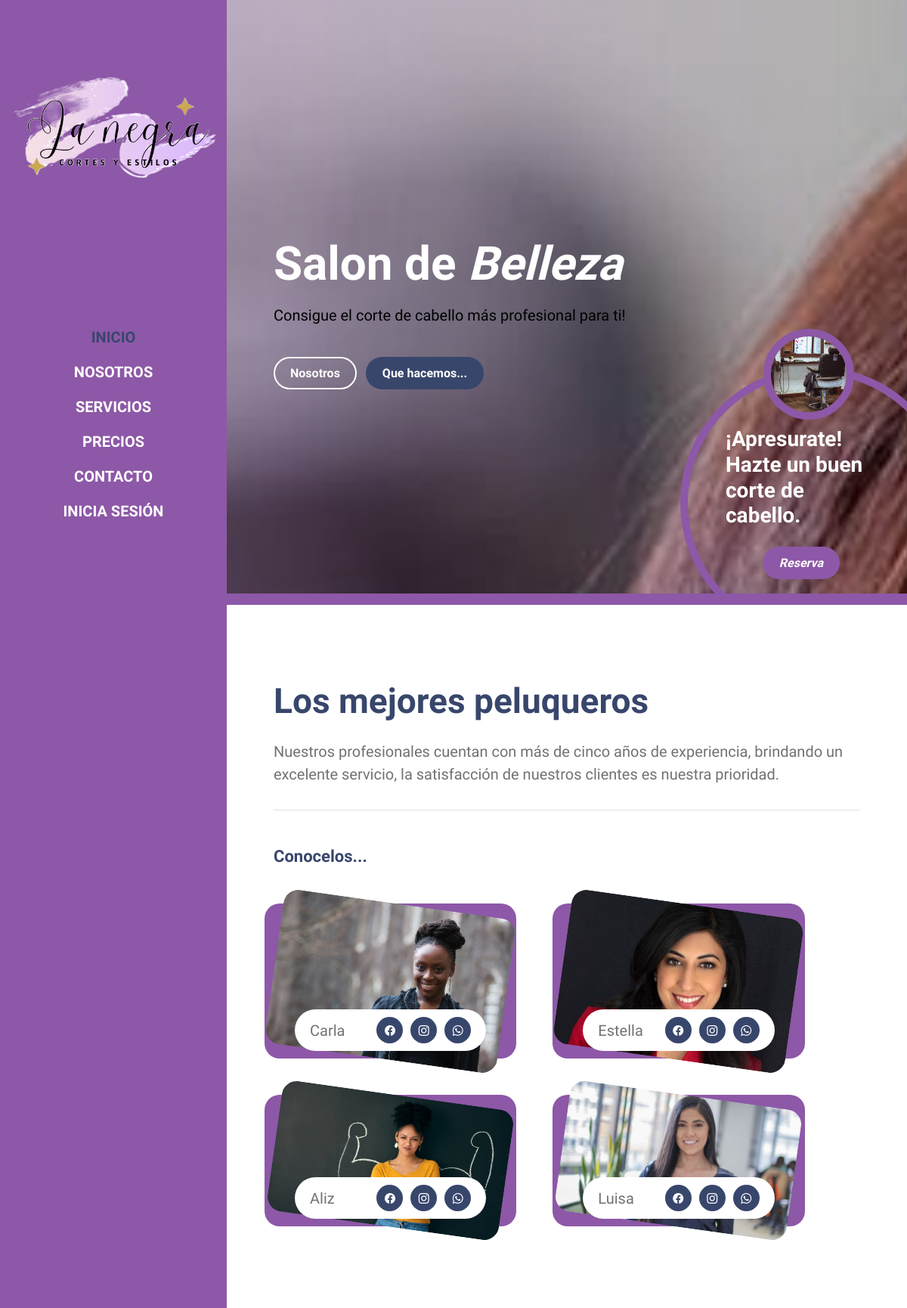
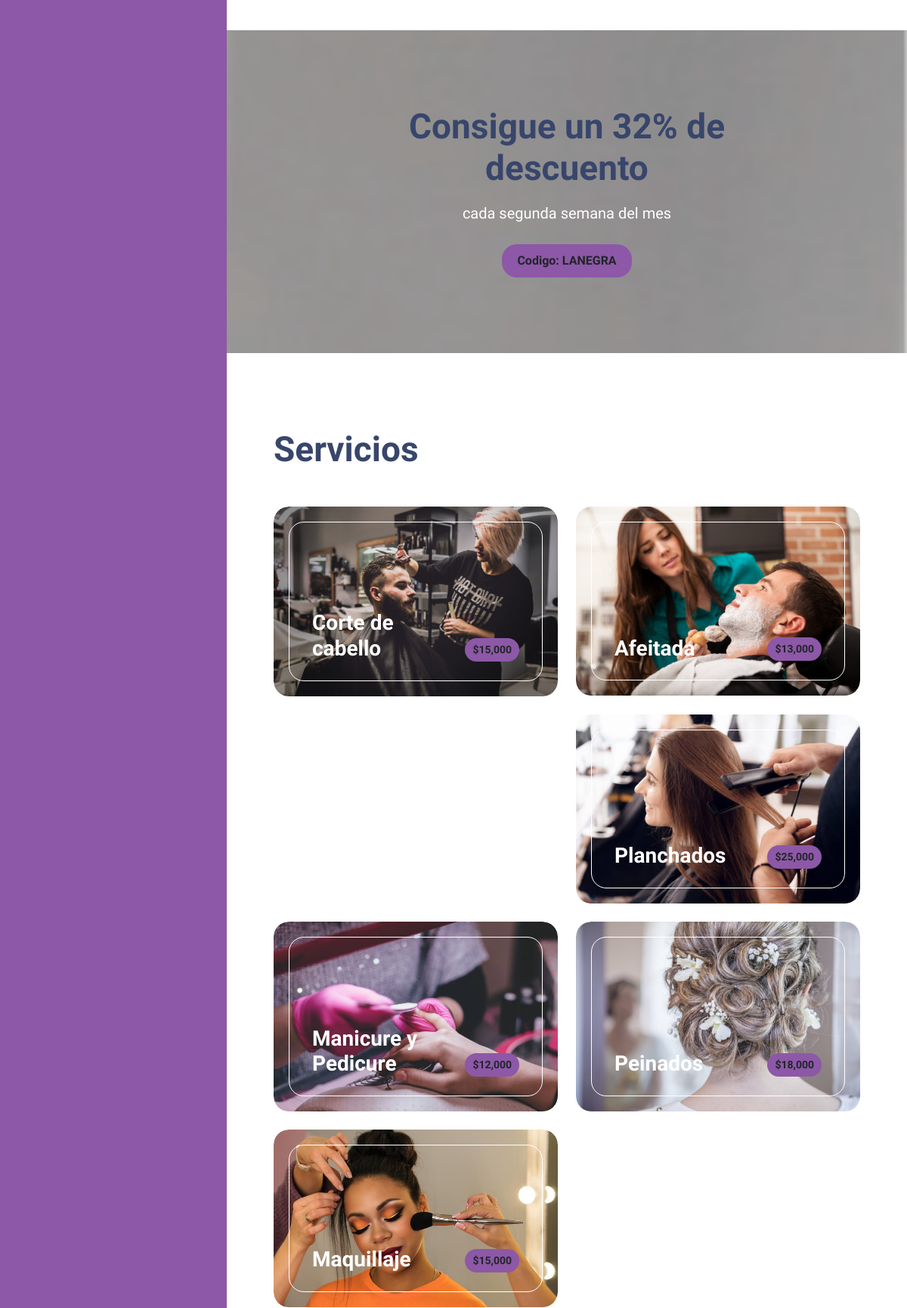
The page / (upper part) on the database its author committed (2 pictures, top to bottom).
### tables this page shows
CREATE TABLE `collaborator` (
  `collab_id` int(11) NOT NULL AUTO_INCREMENT,
  `collab_name` varchar(45) NOT NULL,
  `collab_image` varchar(100) DEFAULT NULL,
  PRIMARY KEY (`collab_id`),
  UNIQUE KEY `collab_id_UNIQUE` (`collab_id`)
);

CREATE TABLE `service` (
  `servi_id` int(11) NOT NULL AUTO_INCREMENT,
  `servi_name` varchar(100) NOT NULL,
  `servi_price` decimal(10,0) NOT NULL,
  `servi_image` varchar(100) DEFAULT NULL,
  PRIMARY KEY (`servi_id`)
);

### index.php (called while the page is built, shortened)
<?php
	require_once('includes/util.php');
	if (isset($_GET['controller'])&&isset($_GET['action'])) {
		$controller=$_GET['controller'];
		$action=$_GET['action'];
	} else {
		$controller='home';
		$action='index';
	}
	require_once('views/layouts/layout.php');
?>

### controllers/home_controller.php (called while the page is built, shortened)
<?php
	class HomeController	{
		public function index(){
			$services = Service::getAll();
			$collaborators = Collaborator::getAll();
			require_once('views/home/index.php');
		}
	}
?>

### views/layouts/layout.php (called while the page is built)
<?php require_once('routes.php'); ?>

### models/dao/collaborator_dao.php (called while the page is built)
<?php
trait CollaboratorDao {
    public static function getAll() {
        $list = [];
        $db=Db::getConnect();
        $SQL = "
            SELECT collab_id, collab_name, collab_image
            FROM collaborator
        ";
        $sql=$db->query($SQL);
        foreach ($sql->fetchAll() as $value) {
            $collaborator = new Collaborator();
            $collaborator->id =  $value['collab_id'];
            $collaborator->name =  $value['collab_name'];
            $collaborator->image =  $value['collab_image'];
            $list[]= $collaborator;
        }
        return $list;
    }
}
?>

### models/collaborator.php (called while the page is built, shortened)
<?php
require_once "dao/collaborator_dao.php";
class Collaborator {
    public function __get($property) {
        if (property_exists($this, $property)) {
            return $this->$property;
        }
    }
}

### models/dao/service_dao.php (called while the page is built, shortened)
<?php
trait ServiceDao {
    public static function getAll() {
        $list = [];
        $db=Db::getConnect();
        $SQL = "
            SELECT servi_id, servi_name, servi_price, servi_image
            FROM service
        ";
        $sql=$db->query($SQL);
        foreach ($sql->fetchAll() as $value) {
            $service = new Service();
            $service->id =  $value['servi_id'];
            $service->name =  $value['servi_name'];
            $service->price =  $value['servi_price'];
            $service->image =  $value['servi_image'];
            $list[]= $service;
        }
        return $list;
    }
}
?>

### models/service.php (called while the page is built, shortened)
<?php
require_once "dao/service_dao.php";
class Service {
    public function __get($property) {
        if (property_exists($this, $property)) {
            return $this->$property;
        }
    }
}

### includes/util.php (called while the page is built, shortened)
<?php
function asMoneda($value, $decimal = 0) {
    return '$' . number_format($value, $decimal);
}

### views/home/index.php (the view, shortened to what this page needs)
<!doctype html>
<html lang="en">
    <head>
        <link href="assets/css/bootstrap.min.css" rel="stylesheet">
        <link href="assets/css/bootstrap-icons.css" rel="stylesheet">
        <link href="assets/sweetalert/sweetalert2.min.css" rel="stylesheet">
        <link href="assets/css/main.css" rel="stylesheet">
    </head>
    <body>
        <div class="container-fluid">
            <div class="row">
                <nav id="sidebarMenu" class="col-md-4 col-lg-3 d-md-block sidebar collapse p-0">
                    <div class="position-sticky sidebar-sticky d-flex flex-column justify-content-center align-items-center">
                        <a class="navbar-brand" href="#">
                            <img src="assets/images/log3.png" class="logo-image img-fluid">
                        </a>
                        <ul class="nav flex-column">
                            <li class="nav-item">
                                <a class="nav-link click-scroll" href="#section_1">Inicio</a>
                            </li>
                            <li class="nav-item">
                                <a class="nav-link click-scroll" href="#section_2">Nosotros</a>
                            </li>
                            <li class="nav-item">
                                <a class="nav-link click-scroll" href="#section_3">Servicios</a>
                            </li>
                            <li class="nav-item">
                                <a class="nav-link click-scroll" href="#section_4">Precios</a>
                            </li>
                            <li class="nav-item">
                                <a class="nav-link click-scroll" href="#section_5">Contacto</a>
                            </li>
                            <li class="nav-item">
                                <a class="nav-link click-scroll" href="?controller=login&action=index">Inicia sesión</a>
                            </li>
                        </ul>
                    </div>
                </nav>
                <div class="col-md-8 ms-sm-auto col-lg-9 p-0">
                    <section class="hero-section d-flex justify-content-center align-items-center" id="section_1">
                            <div class="container">
                                <div class="row">
                                    <div class="col-lg-8 col-12">
                                        <h1 class="text-white mb-lg-3 mb-4"><strong>Salon de <em>Belleza</em></strong></h1>
                                        <p class="text-black">Consigue el corte de cabello más profesional para ti!</p>
                                        <br>
                                        <a class="btn custom-btn custom-border-btn custom-btn-bg-white smoothscroll me-2 mb-2" href="#section_2">Nosotros</a>
                                        <a class="btn custom-btn smoothscroll mb-2" href="#section_3">Que hacemos...</a>
                                    </div>
                                </div>
                            </div>
                            <div class="custom-block d-lg-flex flex-column justify-content-center align-items-center">
                                <img src="assets/images/vintage-chair-barbershop.jpg" class="custom-block-image img-fluid" alt="">
                                <h4><strong class="text-white">¡Apresurate! Hazte un buen corte de cabello.</strong></h4>
                                <a href="#booking-section" class="smoothscroll btn custom-btn custom-btn-italic mt-3">Reserva</a>
                            </div>
                    </section>
                    <section class="about-section section-padding" id="section_2">
                        <div class="container">
                            <div class="row">
                                <div class="col-lg-12 col-12 mx-auto">
                                    <h2 class="mb-4">Los mejores peluqueros</h2>
                                    <div class="border-bottom pb-3 mb-5">
                                        <p>Nuestros profesionales cuentan con más de cinco años de experiencia, brindando un excelente servicio, la satisfacción de nuestros clientes es nuestra prioridad.</p>
                                    </div>
                                </div>
                                <h6 class="mb-5">Conocelos...</h6>
                                <?php foreach ($collaborators as $index => $collaborator) {?>
                                    <div class="col-lg-5 col-12 custom-block-bg-overlay-wrap me-lg-5 mb-5">
                                        <img src="<?php echo $collaborator->image; ?>" class="custom-block-bg-overlay-image img-fluid" alt="">
                                        <div class="team-info d-flex align-items-center flex-wrap">
                                            <p class="mb-0"><?php echo $collaborator->name; ?></p>
                                            <ul class="social-icon ms-auto">
                                                <li class="social-icon-item">
                                                    <a href="#" class="social-icon-link bi-facebook">
                                                    </a>
                                                </li>
                                                <li class="social-icon-item">
                                                    <a href="#" class="social-icon-link bi-instagram">
                                                    </a>
                                                </li>
                                                <li class="social-icon-item">
                                                    <a href="#" class="social-icon-link bi-whatsapp">
                                                    </a>
                                                </li>
                                            </ul>
                                        </div>
                                    </div>
                                <?php } ?>
                            </div>
                        </div>
                    </section>
                    <section class="featured-section section-padding">
                        <div class="section-overlay"></div>
                        <div class="container">
                            <div class="row">
                                <div class="col-lg-10 col-12 mx-auto">
                                    <h2 class="mb-3">Consigue un 32% de descuento</h2>
                                    <p>cada segunda semana del mes</p>
                                    <strong>Codigo: LANEGRA</strong>
                                </div>
                            </div>
                        </div>
                    </section>
                    <section class="services-section section-padding" id="section_3">
                        <div class="container">
                            <div class="row">
                                <div class="col-lg-12 col-12">
                                    <h2 class="mb-5">Servicios</h2>
                                </div>
                                <?php foreach ($services as $index => $service) {?>
                                    <div class="col-lg-6 col-12 mb-4">
                                        <div class="services-thumb">
                                            <img src="<?php echo $service->image; ?>" class="services-image img-fluid" alt="">
                                            <div class="services-info d-flex align-items-end">
                                                <h4 class="mb-0"><?php echo $service->name; ?></h4>
                                                <strong class="services-thumb-price"><?php echo asMoneda($service->price); ?></strong>
                                            </div>
                                        </div>
                                    </div>
                                <?php } ?>
                            </div>
                        </div>
                    </section>
                </div>
            </div>
        </div>
    </body>
</html>

### routes.php (shortened to what this page needs)
<?php
	$controllers= array(
		'home'=>['index', 'booking'],
		'login'=>['index', 'signIn', 'signOut']
	);
	if (array_key_exists($controller, $controllers)) {
		if (in_array($action, $controllers[$controller])) {
			call($controller, $action);
		}else{
			call('home', 'error');
		}
	}else{
		call('home', 'error');
	}
	function call($controller, $action){
		switch($controller){
			case 'home':
				require_once('models/service.php');
				require_once('models/collaborator.php');
				$controller= new HomeController();
				break;
		}
		$controller->{$action}();
	}
?>

### rows shown on the page
collaborator: collab_image (picture), collab_name "Carla"
collaborator: collab_image (picture), collab_name "Estella"
collaborator: collab_image (picture), collab_name "Aliz"
collaborator: collab_image (picture), collab_name "Luisa"
service: servi_image (picture), servi_name "Corte de cabello", servi_price "$15,000"
service: servi_image (picture), servi_name "Afeitada", servi_price "$13,000"
service: servi_image (picture), servi_name "Planchados", servi_price "$25,000"
service: servi_image (picture), servi_name "Manicure y Pedicure", servi_price "$12,000"
service: servi_image (picture), servi_name "Peinados", servi_price "$18,000"
service: servi_image (picture), servi_name "Maquillaje", servi_price "$15,000"
